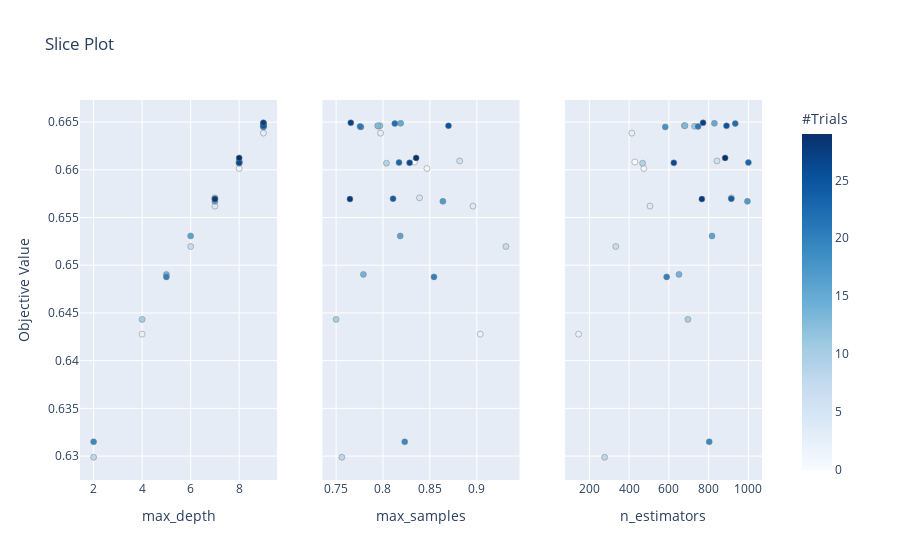

The notebook cell saved with this chart:
### Code cell
###################################################################################################
# Select parameters to visualize.
plot_slice(study, params=['max_samples', 'max_depth', 'n_estimators'])

### Figure 1 — Plotly figure (JSON) as saved in the notebook; plotly's stock layout.template omitted (floating-point values rounded to 4 significant figures)
{"data": [{"marker": {"color": [0, 1, 2, 3, 4, 5, 6, 7, 8, 9, 10, 11, 12, 13, 14, 15, 16, 17, 18, 19, 20, 21, 22, 23, 24, 25, 26, 27, 28, 29], "colorbar": {"title": {"text": "#Trials"}, "x": 1, "xpad": 40}, "colorscale": [[0, "rgb(247,251,255)"], [0.125, "rgb(222,235,247)"], [0.25, "rgb(198,219,239)"], [0.375, "rgb(158,202,225)"], [0.5, "rgb(107,174,214)"], [0.625, "rgb(66,146,198)"], [0.75, "rgb(33,113,181)"], [0.875, "rgb(8,81,156)"], [1, "rgb(8,48,107)"]], "line": {"color": "Grey", "width": 0.5}, "showscale": true}, "mode": "markers", "showlegend": false, "type": "scatter", "x": [8, 8, 4, 9, 7, 7, 8, 6, 2, 8, 4, 9, 9, 9, 5, 9, 6, 7, 9, 2, 5, 9, 9, 8, 7, 9, 8, 9, 7, 8], "xaxis": "x", "y": [0.6608, 0.6601, 0.6428, 0.6638, 0.6562, 0.6571, 0.6609, 0.652, 0.6299, 0.6607, 0.6443, 0.6646, 0.6646, 0.6646, 0.649, 0.6649, 0.6531, 0.6567, 0.6645, 0.6315, 0.6488, 0.6645, 0.6648, 0.6608, 0.657, 0.6646, 0.6607, 0.6649, 0.6569, 0.6612], "yaxis": "y"}, {"marker": {"color": [0, 1, 2, 3, 4, 5, 6, 7, 8, 9, 10, 11, 12, 13, 14, 15, 16, 17, 18, 19, 20, 21, 22, 23, 24, 25, 26, 27, 28, 29], "colorbar": {"title": {"text": "#Trials"}, "x": 1, "xpad": 40}, "colorscale": [[0, "rgb(247,251,255)"], [0.125, "rgb(222,235,247)"], [0.25, "rgb(198,219,239)"], [0.375, "rgb(158,202,225)"], [0.5, "rgb(107,174,214)"], [0.625, "rgb(66,146,198)"], [0.75, "rgb(33,113,181)"], [0.875, "rgb(8,81,156)"], [1, "rgb(8,48,107)"]], "line": {"color": "Grey", "width": 0.5}, "showscale": false}, "mode": "markers", "showlegend": false, "type": "scatter", "x": [0.8336, 0.8469, 0.9037, 0.7974, 0.8959, 0.839, 0.8818, 0.931, 0.7562, 0.8037, 0.75, 0.7954, 0.7968, 0.7943, 0.7791, 0.8188, 0.8184, 0.8638, 0.7765, 0.8232, 0.8543, 0.7756, 0.8126, 0.8171, 0.8107, 0.8698, 0.8284, 0.7657, 0.7648, 0.8353], "xaxis": "x2", "y": [0.6608, 0.6601, 0.6428, 0.6638, 0.6562, 0.6571, 0.6609, 0.652, 0.6299, 0.6607, 0.6443, 0.6646, 0.6646, 0.6646, 0.649, 0.6649, 0.6531, 0.6567, 0.6645, 0.6315, 0.6488, 0.6645, 0.6648, 0.6608, 0.657, 0.6646, 0.6607, 0.6649, 0.6569, 0.6612], "yaxis": "y2"}, {"marker": {"color": [0, 1, 2, 3, 4, 5, 6, 7, 8, 9, 10, 11, 12, 13, 14, 15, 16, 17, 18, 19, 20, 21, 22, 23, 24, 25, 26, 27, 28, 29], "colorbar": {"title": {"text": "#Trials"}, "x": 1, "xpad": 40}, "colorscale": [[0, "rgb(247,251,255)"], [0.125, "rgb(222,235,247)"], [0.25, "rgb(198,219,239)"], [0.375, "rgb(158,202,225)"], [0.5, "rgb(107,174,214)"], [0.625, "rgb(66,146,198)"], [0.75, "rgb(33,113,181)"], [0.875, "rgb(8,81,156)"], [1, "rgb(8,48,107)"]], "line": {"color": "Grey", "width": 0.5}, "showscale": false}, "mode": "markers", "showlegend": false, "type": "scatter", "x": [429, 474, 146, 414, 505, 914, 842, 333, 277, 468, 696, 729, 678, 681, 651, 829, 817, 995, 582, 803, 589, 747, 934, 1000, 914, 890, 625, 772, 766, 883], "xaxis": "x3", "y": [0.6608, 0.6601, 0.6428, 0.6638, 0.6562, 0.6571, 0.6609, 0.652, 0.6299, 0.6607, 0.6443, 0.6646, 0.6646, 0.6646, 0.649, 0.6649, 0.6531, 0.6567, 0.6645, 0.6315, 0.6488, 0.6645, 0.6648, 0.6608, 0.657, 0.6646, 0.6607, 0.6649, 0.6569, 0.6612], "yaxis": "y3"}], "layout": {"title": {"text": "Slice Plot"}, "xaxis": {"anchor": "y", "domain": [0, 0.2889], "title": {"text": "max_depth"}}, "xaxis2": {"anchor": "y2", "domain": [0.3556, 0.6444], "title": {"text": "max_samples"}}, "xaxis3": {"anchor": "y3", "domain": [0.7111, 1], "title": {"text": "n_estimators"}}, "yaxis": {"anchor": "x", "domain": [0, 1], "title": {"text": "Objective Value"}}, "yaxis2": {"anchor": "x2", "domain": [0, 1], "matches": "y", "showticklabels": false}, "yaxis3": {"anchor": "x3", "domain": [0, 1], "matches": "y", "showticklabels": false}}}
